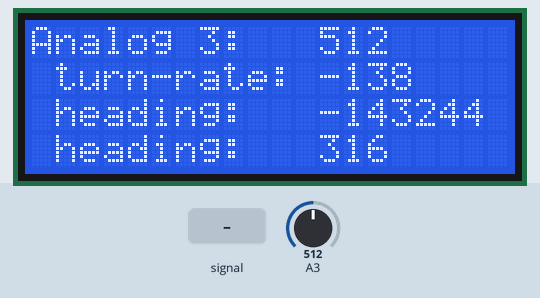
Simulated run of this sketch. Board: Arduino Uno, built with avr-gcc and run on an emulated ATmega328P. Parts: 20×4 character LCD. Inputs (shaded band) come from the test bench; at power-on: A3 = 512. What the sketch prints to the serial monitor is not drawn.

Above: at 1.2 s.
1.3 s: A3 fed a 200 Hz sine of ±81 counts around its level
At 1.5 s:
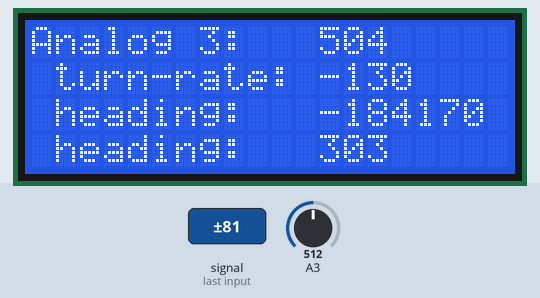
4.3 s: A3 set to 716
At 4.52 s:
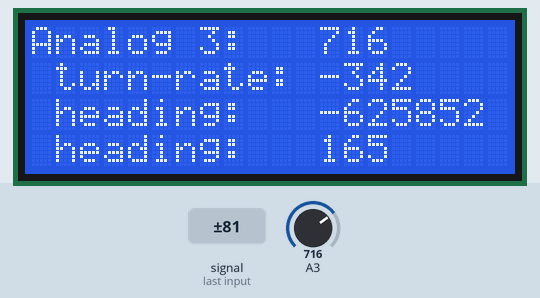
5.9 s: A3 set to 900
At 6.03 s:
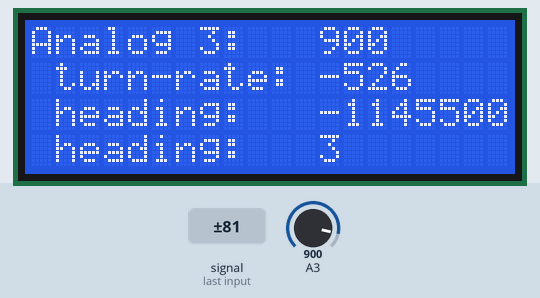
7.4 s: A3 fed a 200 Hz sine of ±81 counts around its level
At 7.54 s:
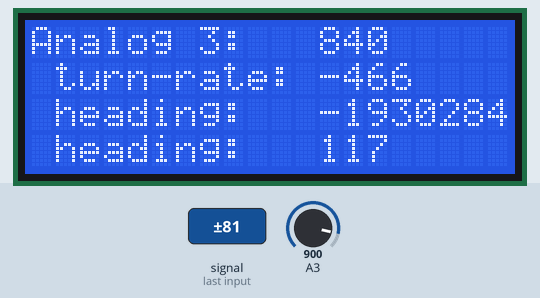
8.9 s: A3 set to 1023
At 9.05 s:
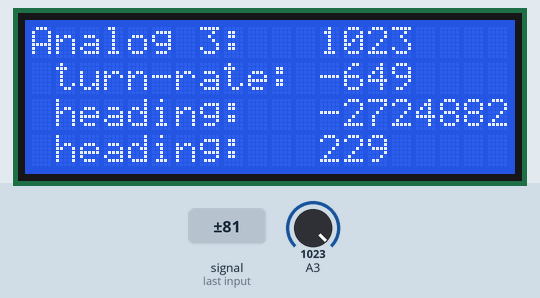
10.4 s: A3 set to 511
At 10.57 s:
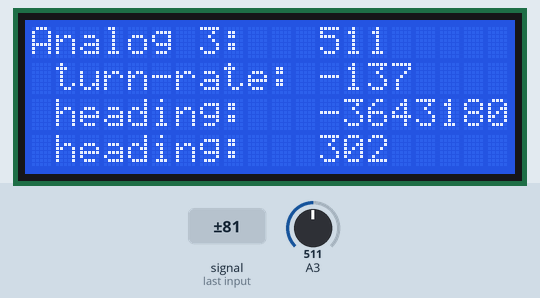

The sketch:

TurnRateSensor.ino
```cpp
// TurnRate Sensor: read data from analog gyroscope, output heading on lcd

/* Connections:
 R/S : Pin 11
 R/W : not connected
 E   : Pin 12
 DB4 : Pin 13
 DB5 : Pin A0
 DB6 : Pin A1
 DB7 : Pin A2


 Turn-Rate Sensor: A3
*/
// include LCD functions:
#include <LiquidCrystal.h>

// define the LCD screen
LiquidCrystal lcd(11, 12, 13, A0, A1, A2);
uint32_t time_tmp;
uint32_t time_tmp_2;
int32_t heading_int;
uint32_t heading;
// initialization
void setup()
{
   Serial.begin(38400);
   // LCD has 4 lines with 20 chars
   lcd.begin(20, 4);
   lcd.print("system ready");
   time_tmp = millis();
   time_tmp_2 = millis();
   heading_int = 0;
   heading = 0;
}

void loop()
{
   // read the current analog value on a3
   int16_t analogValue = analogRead(A3);
   heading_i(analogValue);
   degree();
  if (millis() - time_tmp > 150){
      time_tmp = millis();
      printvalues(analogValue);
  }
  Serial.write(heading/2);
   // implement your code here:

}

void printvalues(int16_t analogValue)
{
  lcd.clear();
  lcd.print("Analog 3:");
  lcd.setCursor(12,0);
  lcd.print(analogValue);
  lcd.setCursor(1,1);
  lcd.print("turn-rate:");
  lcd.setCursor(12,1);
  lcd.print(374 - analogValue);
  lcd.setCursor(1,2);
  lcd.print("heading:");
  lcd.setCursor(12,2);
  lcd.print(heading_int);
  lcd.setCursor(1,3);
  lcd.print("heading:");
  lcd.setCursor(12,3);
  lcd.print(heading);
}

void heading_i(int16_t analogValue)
{
  if (((374 - analogValue) < -15) or ((374 - analogValue) > 15)) {
      int add = (millis() - time_tmp_2)*(374 - analogValue);
      time_tmp_2 = millis();
      heading_int += add;
  }
}

void degree(){
  if (heading_int < 0) {
    heading = 360 - (abs(heading_int/3200) % 360);
  }
  else {
    heading = abs(heading_int/3200) % 360;
  }
}
/* Usefull LCD functions:
set the current write position of the lcd to specific line and row:
  lcd.setCursor(row, line);

write onto lcd, starting at current position:
  lcd.print("abc");
*/
```
